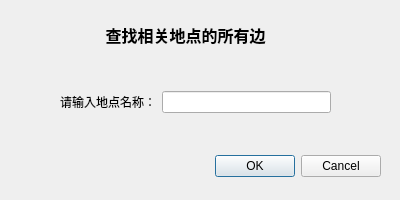
<?xml version="1.0" encoding="UTF-8"?>
<ui version="4.0">
 <class>searchEdgeDialog</class>
 <widget class="QDialog" name="searchEdgeDialog">
  <property name="geometry">
   <rect>
    <x>0</x>
    <y>0</y>
    <width>400</width>
    <height>200</height>
   </rect>
  </property>
  <property name="windowTitle">
   <string>Dialog</string>
  </property>
  <widget class="QDialogButtonBox" name="buttonBox">
   <property name="geometry">
    <rect>
     <x>40</x>
     <y>150</y>
     <width>341</width>
     <height>32</height>
    </rect>
   </property>
   <property name="orientation">
    <enum>Qt::Orientation::Horizontal</enum>
   </property>
   <property name="standardButtons">
    <set>QDialogButtonBox::StandardButton::Cancel|QDialogButtonBox::StandardButton::Ok</set>
   </property>
  </widget>
  <widget class="QLabel" name="label">
   <property name="geometry">
    <rect>
     <x>60</x>
     <y>19</y>
     <width>251</width>
     <height>31</height>
    </rect>
   </property>
   <property name="font">
    <font>
     <pointsize>12</pointsize>
     <bold>true</bold>
    </font>
   </property>
   <property name="text">
    <string>查找相关地点的所有边</string>
   </property>
   <property name="alignment">
    <set>Qt::AlignmentFlag::AlignCenter</set>
   </property>
  </widget>
  <widget class="QWidget" name="">
   <property name="geometry">
    <rect>
     <x>60</x>
     <y>90</y>
     <width>271</width>
     <height>24</height>
    </rect>
   </property>
   <layout class="QGridLayout" name="gridLayout">
    <item row="0" column="0">
     <widget class="QLabel" name="label_2">
      <property name="text">
       <string>请输入地点名称：</string>
      </property>
     </widget>
    </item>
    <item row="0" column="1">
     <widget class="QLineEdit" name="nameEdit"/>
    </item>
   </layout>
  </widget>
 </widget>
 <resources/>
 <connections>
  <connection>
   <sender>buttonBox</sender>
   <signal>accepted()</signal>
   <receiver>searchEdgeDialog</receiver>
   <slot>accept()</slot>
   <hints>
    <hint type="sourcelabel">
     <x>248</x>
     <y>254</y>
    </hint>
    <hint type="destinationlabel">
     <x>157</x>
     <y>274</y>
    </hint>
   </hints>
  </connection>
  <connection>
   <sender>buttonBox</sender>
   <signal>rejected()</signal>
   <receiver>searchEdgeDialog</receiver>
   <slot>reject()</slot>
   <hints>
    <hint type="sourcelabel">
     <x>316</x>
     <y>260</y>
    </hint>
    <hint type="destinationlabel">
     <x>286</x>
     <y>274</y>
    </hint>
   </hints>
  </connection>
 </connections>
</ui>
